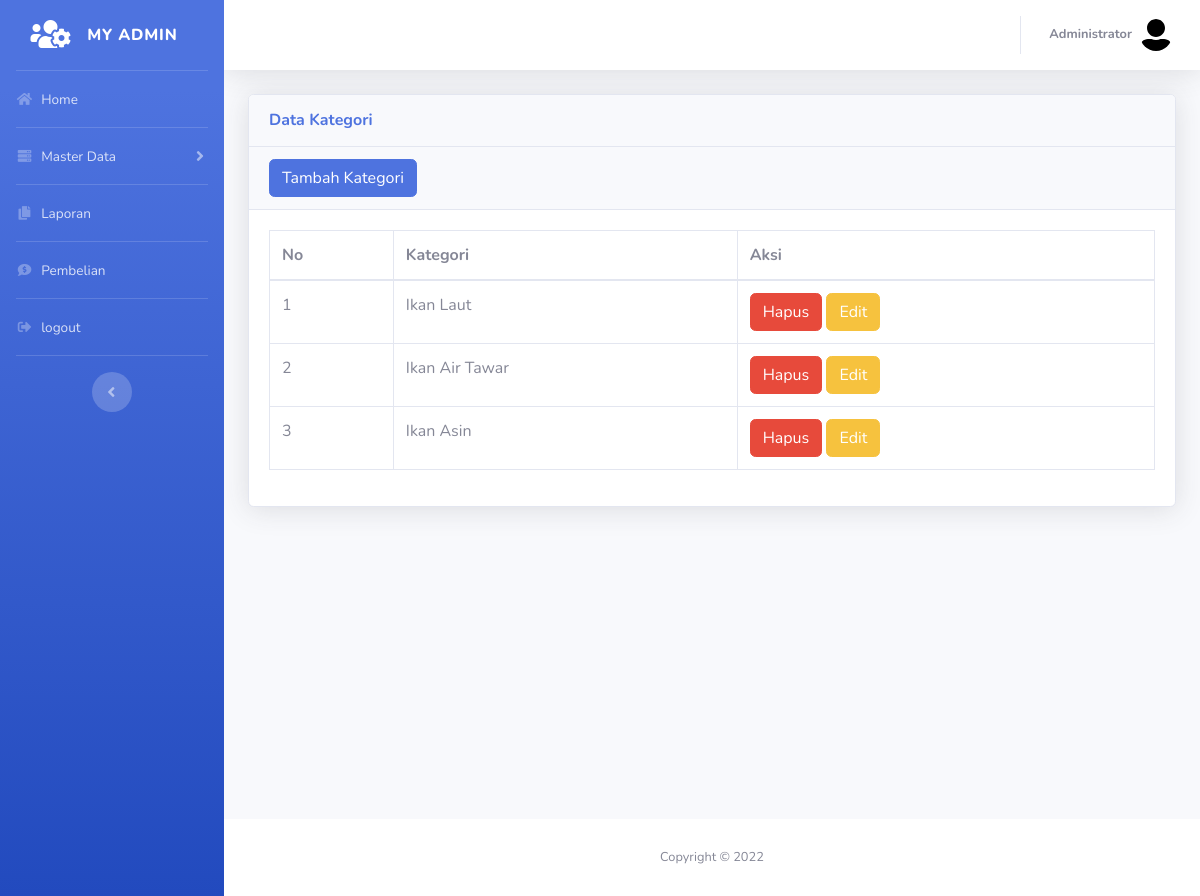
The app's page /admin/index.php?halaman=kategori (signed in) with its own data.
### tables this page shows
CREATE TABLE `t_kategori` (
  `id_kategori` int(5) NOT NULL,
  `nama_kategori` varchar(100) NOT NULL
);

### admin/kategori.php (the view)
<div class="container-fluid">
<div class="card shadow mb-4">
    <div class="card-header py-3">
        <h6 class="m-0 font-weight-bold text-primary">Data Kategori</h6>
    </div>
    <div class=" card-header  ">
             <a href="index.php?halaman=tambahkategori" class="btn-primary btn">Tambah Kategori</a>
         </div>
    <div class="card-body">
        <div class="table-responsive">
            <table class="table table-bordered" id="dataTable" width="100%" cellspacing="0">
                <thead>
                    <tr>
                        <th>No</th>
                        <th>Kategori</th>
                        <th>Aksi</th>
                    </tr>
                </thead>
                <tbody>
                    <?php $nomor = 1; ?>
                    <?php $ambil = $koneksi->query("SELECT * FROM t_kategori"); ?>
                    <?php while ($pecah = $ambil->fetch_assoc()) { ?>
                        <tr>
                            <td><?php echo $nomor; ?></td>
                            <td><?php echo $pecah['nama_kategori']; ?></td>
                            <td>
                            <a href="index.php?halaman=hapuskategori&id= <?php echo $pecah['id_kategori']; ?>" class="btn-danger btn">Hapus</a>
                            <a href="index.php?halaman=ubahkategori&id= <?php echo $pecah['id_kategori']; ?>"class="btn-warning btn">Edit</a>
                            </td>
                        </tr>
                        <?php $nomor++; ?>
                    <?php } ?>
                </tbody>
            </table>
        </div>
    </div>
</div>
</div>
<br> <br> <br> <br> <br> <br> <br> <br> <br> <br> <br> <br>

### records on screen
t_kategori: nama_kategori "Ikan Laut"
t_kategori: nama_kategori "Ikan Air Tawar"
t_kategori: nama_kategori "Ikan Asin"
